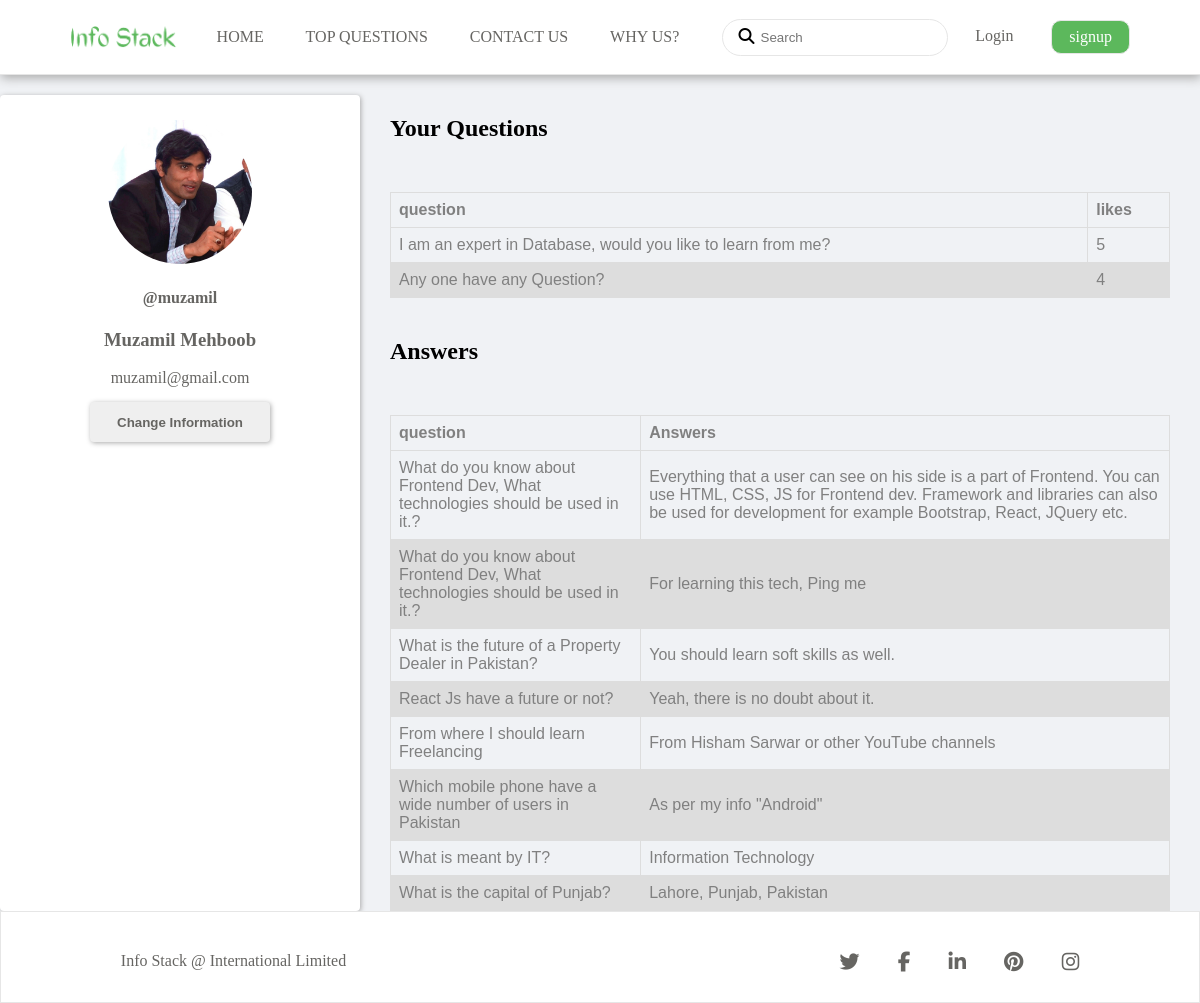
The app's page /on-click-user-profile-pic-page.php?id=63186 with its own data.
### tables this page shows
CREATE TABLE `user_iformation` (
  `user_id` int(11) NOT NULL,
  `user_name` varchar(100) NOT NULL,
  `user_fullname` varchar(100) NOT NULL,
  `user_email` varchar(200) NOT NULL,
  `user_password` text NOT NULL,
  `user_image` varchar(900) NOT NULL,
  `status` int(11) NOT NULL
);

CREATE TABLE `question` (
  `question_id` int(11) NOT NULL,
  `user_email` varchar(225) NOT NULL,
  `u_name` varchar(225) NOT NULL,
  `question` varchar(500) NOT NULL,
  `likes` int(225) NOT NULL,
  `dislikes` int(225) NOT NULL,
  `user_image` varchar(900) NOT NULL,
  `date` varchar(200) NOT NULL
);

CREATE TABLE `answers` (
  `id` int(11) NOT NULL,
  `q_id` int(11) NOT NULL,
  `u_id` int(11) NOT NULL,
  `answer_desc` text NOT NULL,
  `user_email` varchar(100) NOT NULL
);

### on-click-user-profile-pic-page.php (the view, shortened to what this page needs)
<?php
include("connection.php");
$pid=$_GET['id'];
?>
<!DOCTYPE html>
<html lang="en">
<head>
    <link rel="stylesheet" href="css/user-profile.css">
</head>
<body>
    <?php
        include('navigation.php');
     ?>
   <div class="my-profile">
     <div class="personnel-information">
            <?php
            $uquery = "SELECT * FROM user_iformation  WHERE `user_id`='$pid' ";
             $urun=mysqli_query($conn, $uquery);
             $row=mysqli_fetch_array($urun);
            ?>
            <div class="profile-pic">
                <img src="<?php echo $row['user_image']?>" alt="Users-Info">
            </div>
            <div class="user-name">
                <h4>@<?php echo $row['user_name'] ?></h4>
            </div>
            <div class="full-name">
                <h3><?php echo $row['user_fullname'] ?></h3>
            </div>
            <div class="user-email">
                <span><?php echo $row['user_email'] ?></span>
            </div>
            <div class="button">
                <button>
                    Change Information
                </button>
            </div>
     </div>
     <div class="table">
        <table>
            <h2>Your Questions </h2>
            <thead>
                <th >question</th>
                 <th >likes</th>
            </thead>
            <tbody>
                <?php
                     $mysql="SELECT * FROM question q INNER JOIN user_iformation u ON q.u_name=u.user_name WHERE user_id='$pid'";
                     $run=mysqli_query($conn,$mysql);
                     while($row=mysqli_fetch_assoc($run)){
                        ?>
                     <tr>
                       <td><?php echo $row['question']; ?></td>
                       <td><?php echo $row['likes']; ?></td>
                     </tr>
                        <?php
                     }
                ?>
            </tbody>
        </table>
         <table>
            <h2 style="padding-top: 20px;"> Answers</h2>
            <thead>
                <th >question</th>
                <th >Answers</th>
            </thead>
            <tbody>
                <?php
                     $mysql="SELECT * FROM answers a INNER JOIN user_iformation u ON a.u_id=u.user_id WHERE user_id='$pid'";
                     $run=mysqli_query($conn,$mysql);
                     while($row=mysqli_fetch_assoc($run)){
                        ?>
                     <tr>
                        <?php
                        $qq=$row['q_id'];
                        $wsql="SELECT * FROM question WHERE question_id ='$qq'";
                       $wrun=mysqli_query($conn,$wsql);
                       $qdesc=mysqli_fetch_assoc($wrun);
                       ?>
                       <td><?php echo $qdesc['question']; ?></td>
                       <td><?php echo $row['answer_desc']; ?></td>
                     </tr>
                        <?php
                     }
                ?>
            </tbody>
        </table>
     </div>
   </div>
<footer class="my-footer-border">
    <div class="footer-child">
     <div class="footer-limited">
         <span>
             Info Stack @ International Limited
         </span>
     </div>
     <div class="footer-logos">
         <i class="fa fa-twitter"></i>
         <i class="fa fa-facebook"></i>
         <i class="fa fa-linkedin"></i>
         <i class="fa fa-pinterest"></i>
         <i class="fa fa-instagram"></i>
     </div>
    </div>
 </footer>
</body>
</html>

### navigation.php (shortened to what this page needs)
<nav>
        <div class="container">
            <div class="logo">
            </div>
        <div class="res-menu">
            <div class="menu-items" id="classadder">
                <ul>
                    <li>
                        <a href="index.php">Home</a>
                    </li>
                    <li>
                        <a href="all-questions.php">Top Questions</a>
                    </li>
                    <li>
                        <a href="contact-us.php">Contact Us</a>
                    </li>
                    <li>
                        <a href="why-us.php">Why Us?</a>
                    </li>
                </ul>
                <div class="search">
                    <form action="">
                        <label for="searchbox"><i class="fa fa-search"></i></label>
                        <input type="text" name="searchbox" placeholder="Search">
                    </form>
                </div>
            </div>
            <div <?php echo 'class="nav-buttons"'; ?>>
                <?php
                if(isset($_SESSION['user_image_address'])){
                    echo '<a href="logout.php" class="login">Logout</a>';
                     if($_SESSION['status']==0){
                    echo ' <a href="user-profile.php" class="signup">Profile</a>';
                    }
                     else if($_SESSION['status']==1){
                        echo ' <a href="dashboard.php" class="signup">Admin</a>';
                     }
                } else {
                    echo '<a href="login-page.php" class="login">Login</a>';
                    echo ' <a href="signup-page.php" class="signup">signup</a>';
                }
                ?>
            </div>
            </div>
        </div>
    </nav>

### css/user-profile.css (style rules this page uses)
body { margin:0;padding:0;overflow-x:hidden;background-color:#f0f2f5;box-sizing:border-box }
nav { border-bottom:1px solid #e6e6e6;padding:1% 0;display:flex;height:50px;background-color:white;box-shadow:1px 3px 10px #aaaaaa;padding-left:10px;position:sticky;top:0;z-index:1 }
.container { width:90%;margin:0 auto;display:flex;justify-content:space-between }
.logo { width:10%;background:url(../images/nav-logo.png);background-size:contain;background-repeat:no-repeat;background-position:0% }
.res-menu { width:90%;display:flex;justify-content:space-between }
.login { color:#666562 }
.menu-items { width:80%;display:flex;justify-content:space-between;align-items:baseline }
.menu-items ul { list-style:none;width:60%;display:flex;justify-content:space-between;text-transform:uppercase }
.menu-items ul li a { text-decoration:none;color:#666562 }
.search { width:25%;height:70%;display:flex;align-self:center;align-items:center;padding:0 2%;border:0.5px solid #e6e6e6;border-radius:50px }
.search input { border:none !important;border-color:transparent !important;width:80% }
.search label i { cursor:pointer }
.nav-buttons { width:20%;display:flex;justify-content:space-around;align-self:center }
.signup,.login { color:#666562;padding:3.5% 9%;text-decoration:none }
.signup { background-color:#5cb85c;color:white;border:0.5px solid #e6e6e6;border-radius:10px }
.personnel-information { padding-bottom: 90px;float: left; width:30%;margin-top:20px;padding-top:20px;border:none;border-radius:4px;box-shadow:1px 1px 5px #aaaaaa;color:#666562;font-weight:bold;background-color:white }
.profile-pic { width:40%;margin:0 auto;border-radius:50% }
.profile-pic img { width:100%;margin-top:5px;border-radius:50% }
.user-name,.full-name,.user-email,.button { text-align:center;margin:0 auto;font-weight:lighter;color:#666562 }
button { border:none;border-radius:4px;box-shadow:1px 1px 5px #aaaaaa;color:#666562;font-weight:bold;margin-top:15px;width:50%;height:40px;cursor:pointer }
footer { background-color:white;position:sticky;color:#666562 }
.footer-child { width:80%;padding-bottom:30px;padding-top:40px;margin:0 auto;display:flex;justify-content:space-between }
.footer-limited { width:35% }
.footer-logos { width:25%;display:flex;justify-content:space-between;font-size:20px }
.my-footer-border { border:1px solid #e6e6e6;background-color:white }

### on-click-user-profile-pic-page.php (style rules this page uses)
a { text-decoration: none; color: red; }
.my-profile { display: flex; width: 100%; height:auto; }
.personnel-information { float: left; width: 30%; }
.table { float: right; width: 65%; height: auto; margin: auto; margin-top: 20px; }
table { font-family: arial, sans-serif; border-collapse: collapse; width: 100%; color: grey; }
td, th { border: 1px solid #dddddd; text-align: left; padding: 8px; }
tr:nth-child(even) { background-color: #dddddd; }
h2 { padding-bottom: 30px; }

### records on screen
user_iformation: user_image (picture), user_name "muzamil", user_fullname "Muzamil Mehboob", user_email "muzamil@gmail.com"
question: question "I am an expert in Database, would you like to learn from me?", likes "5"
question: question "Any one have any Question?", likes "4"
answers: q.question "What do you know about Frontend Dev, What technologies should be used in it.?", answer_desc "Everything that a user can see on his side is a part of Frontend. You can use HTML, CSS, JS for Frontend dev. Framework and libraries can also be used for development for example Bootstrap, React, JQuery etc."
answers: q.question "What do you know about Frontend Dev, What technologies should be used in it.?", answer_desc "For learning this tech, Ping me"
answers: q.question "What is the future of a Property Dealer in Pakistan?", answer_desc "You should learn soft skills as well."
answers: q.question "React Js have a future or not?", answer_desc "Yeah, there is no doubt about it."
answers: q.question "From where I should learn Freelancing", answer_desc "From Hisham Sarwar or other YouTube channels"
answers: q.question "Which mobile phone have a wide number of users in Pakistan", answer_desc "As per my info \"Android\""
answers: q.question "What is meant by IT?", answer_desc "Information Technology"
answers: q.question "What is the capital of Punjab?", answer_desc "Lahore, Punjab, Pakistan"
